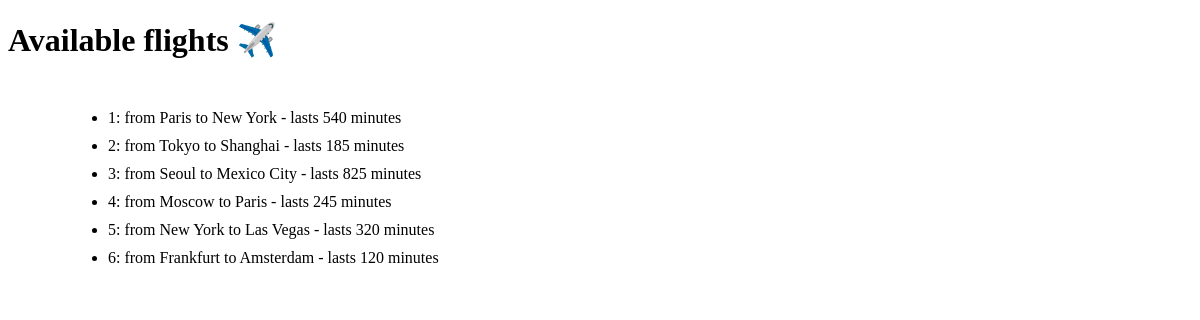
The page /airlines/ on the database as committed earlier.
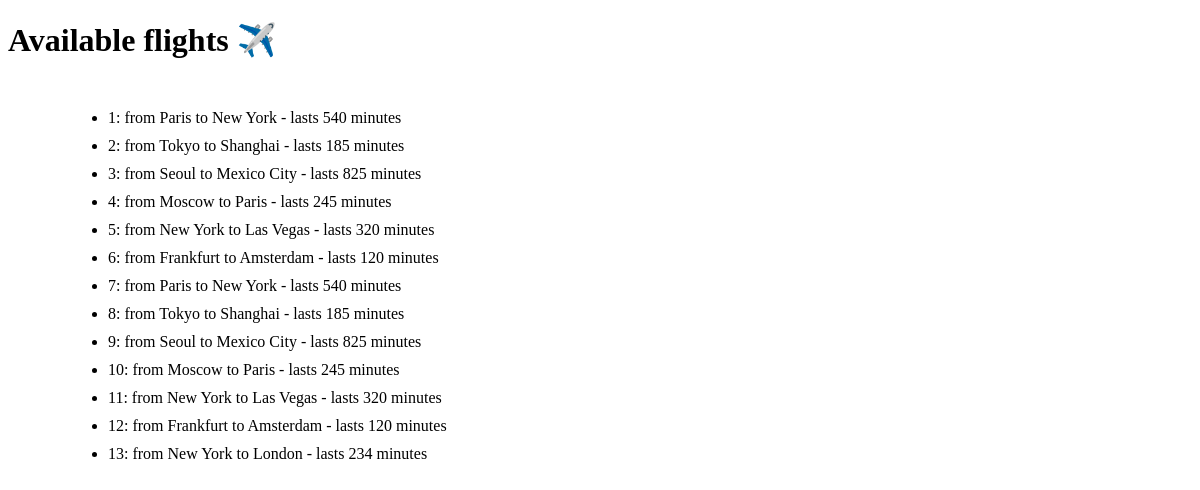
The same page on the database as committed later.
### airlines/models.py (models this page shows)
class Flights(models.Model):
    origin = models.CharField(max_length=64, null=False)
    destination = models.CharField(max_length=64, null=False)
    duration = models.IntegerField(null=False)
    def __str__(self):
        return f"{self.id}: from {self.origin} to {self.destination} - lasts {self.duration} minutes"

### airlines/views.py (the view)
# urls.py: path('/', views.index),
def index(request):
    flights = models.Flights.objects.all()
    context = {
        'flights': flights
    }
    return render(request,
                  'airlines/flights.html',
                  context)

### airlines/templates/airlines/flights.html (shortened to what this page needs)
<!DOCTYPE html>
<html lang="en">
<head>
</head>
<body>
    <h1>Available flights ✈️</h1>
    <ul style="margin: 50px">
        {% for flight in flights %}
        <li style="margin: 10px">{{ flight}}</li>
        {% endfor %}
    </ul>
</body>
</html>

Rows that differ between the two databases and show on the page:
added Flights: id+origin+destination "7: from Paris to New York - lasts 540 minutes"
added Flights: id+origin+destination "8: from Tokyo to Shanghai - lasts 185 minutes"
added Flights: id+origin+destination "9: from Seoul to Mexico City - lasts 825 minutes"
added Flights: id+origin+destination "10: from Moscow to Paris - lasts 245 minutes"
added Flights: id+origin+destination "11: from New York to Las Vegas - lasts 320 minutes"
added Flights: id+origin+destination "12: from Frankfurt to Amsterdam - lasts 120 minutes"
added Flights: id+origin+destination "13: from New York to London - lasts 234 minutes"
